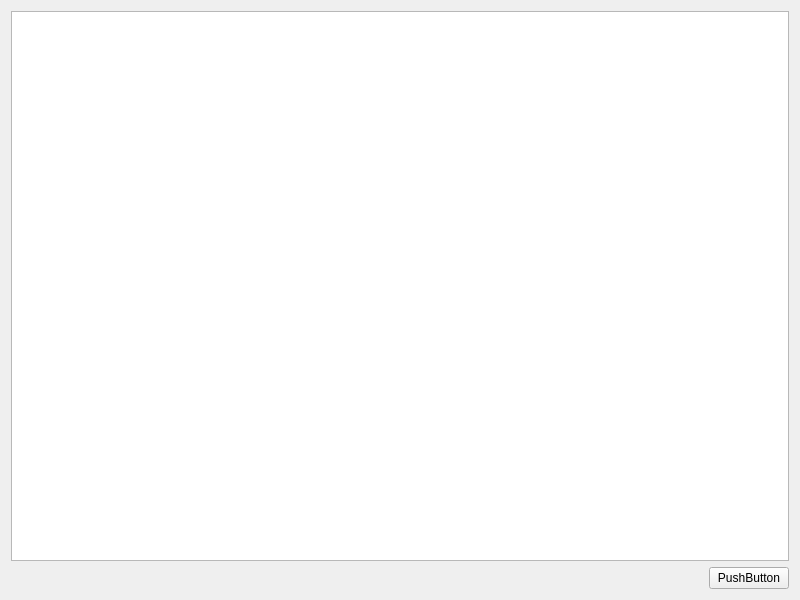
<?xml version="1.0" encoding="UTF-8"?>
<ui version="4.0">
 <class>Widget</class>
 <widget class="QWidget" name="Widget">
  <property name="geometry">
   <rect>
    <x>0</x>
    <y>0</y>
    <width>800</width>
    <height>600</height>
   </rect>
  </property>
  <property name="windowTitle">
   <string>Widget</string>
  </property>
  <layout class="QVBoxLayout" name="verticalLayout_2">
   <item>
    <layout class="QVBoxLayout" name="labelLayout"/>
   </item>
   <item>
    <widget class="QTextEdit" name="textEdit"/>
   </item>
   <item>
    <layout class="QHBoxLayout" name="horizontalLayout">
     <item>
      <spacer name="horizontalSpacer">
       <property name="orientation">
        <enum>Qt::Horizontal</enum>
       </property>
       <property name="sizeHint" stdset="0">
        <size>
         <width>40</width>
         <height>20</height>
        </size>
       </property>
      </spacer>
     </item>
     <item>
      <widget class="QPushButton" name="clearButton">
       <property name="text">
        <string>PushButton</string>
       </property>
      </widget>
     </item>
    </layout>
   </item>
  </layout>
 </widget>
 <resources/>
 <connections/>
</ui>
